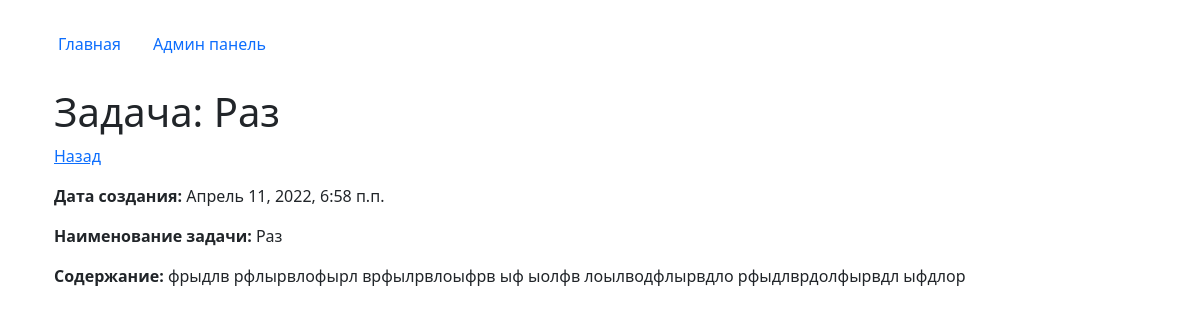
/detail/1, run on the app's committed database.
### app/models.py (models this page shows, shortened)
class Articles(models.Model):
    create_date = models.DateTimeField(auto_now=True)
    name = models.CharField(max_length=200, verbose_name='Название')
    text = models.TextField(verbose_name='Текст')
    class Meta:
        verbose_name='Статью'
        verbose_name_plural='Статьи'

### app/views.py (the view)
# urls.py: path('detail/<int:pk>', views.HomeDetailView.as_view(), name='detail_page'),
class HomeDetailView(DetailView):
    model = Articles
    template_name = 'detail.html'
    context_object_name = 'get_article'

### app/templates/detail.html
{% extends 'index.html' %}
{% block content %}
  <div class="container mt-4">
      <h1>Задача: {{get_article.name}}</h1>
      <p><a href="/">Назад</a></p>
      <p><b>Дата создания: </b>{{get_article.create_date}}</p>
      <p><b>Наименование задачи: </b>{{get_article.name}}</p>
      <p><b>Содержание: </b>{{get_article.text}}</p>
  </div>
{% endblock %}

### data on the page
Articles: name "Раз", create_date "Апрель 11, 2022, 6:58 п.п.", text "фрыдлв рфлырвлофырл врфылрвлоыфрв ыф ыолфв лоылводфлырвдло рфыдлврдолфырвдл ыфдлор"
